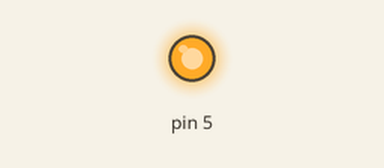
Bench run of a sketch on a simulated Arduino Uno, built with avr-gcc and run on an emulated ATmega328P. Parts: output pins drawn as LEDs (lit = HIGH).

Above: at 2.0 s.
At 8.1 s:
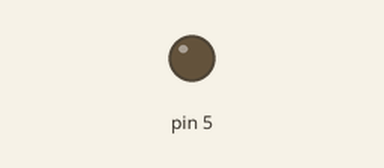
Timing chart, 0 to 12.7 s (numbered marks = the images above):
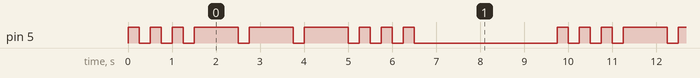

The sketch:

morseSOS.ino
```cpp
#include "Morse.h"

Morse morse(5);

void setup()
{
}

void loop()
{
  morse.dot(); morse.dot(); morse.dot();
  morse.dash(); morse.dash(); morse.dash();
  morse.dot(); morse.dot(); morse.dot();
  delay(3000);
}
```

Morse.cpp
```cpp
/*
  Morse.h - Flashing Morse code library
  Originally Created by David Mellis (02 Nov 2007)
  Updated by Ayo Abioye (18 Aug 2016)
  Released into the public domain.
*/

#include "Arduino.h"
#include "Morse.h"

Morse::Morse(int pin)
{
	pinMode(pin, OUTPUT);
	_pin = pin;
}

void Morse::dot()
{
	digitalWrite(_pin, HIGH);
	delay(250);
	digitalWrite(_pin, LOW);
	delay(250);
}

void Morse::dash()
{
	digitalWrite(_pin, HIGH);
	delay (1000);
	digitalWrite(_pin, LOW);
  delay(250);
}
```

Morse.h
```cpp
/*
  Morse.h - Flashing Morse code library
  Originally Created by David Mellis (02 Nov 2007)
  Updated by Ayo Abioye (18 Aug 2016)
  Released into the public domain.
*/

#ifndef Morse_h
#define Morse_h
  #include "Arduino.h"
#endif

class Morse
{
  public:
    Morse(int pin);
    void dot();
    void dash();
  private:
    int _pin;
};
```

Measured:
- by itself, pin 5: repeats every 9.8 s: 2 × (LOW 0.25 s, HIGH 0.25 s), 3 × (LOW 0.25 s, HIGH 1.0 s), 3 × (LOW 0.25 s, HIGH 0.25 s), LOW 3.3 s, HIGH 0.25 s
- by itself, everything shown: repeats every 9.8 s, in 18 steps
